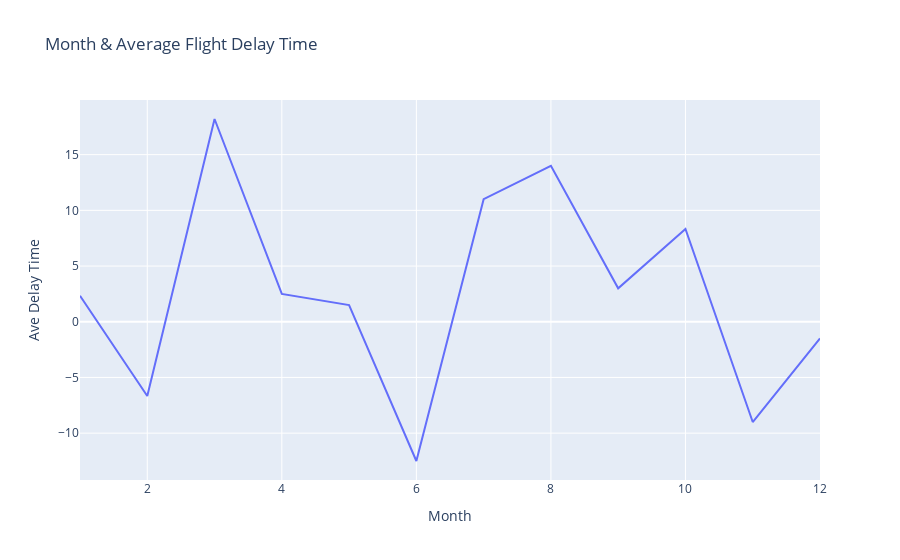

The notebook cell this image was saved under:
### Code cell
# create fig object with graph_objects
# x = Month, y = ArrDelay (line)
fig = go.Figure(data=go.Scatter(x=delay_line['Month'],y=delay_line['ArrDelay'],mode='lines'))
# update layout and add title and x & y axis
fig.update_layout(title='Month & Average Flight Delay Time',xaxis_title='Month',yaxis_title='Ave Delay Time')
# display
fig.show()

### Figure 1 — Plotly figure (JSON) as saved in the notebook; plotly's stock layout.template omitted (floating-point values rounded to 4 significant figures)
{"data": [{"mode": "lines", "type": "scatter", "x": [1, 2, 3, 4, 5, 6, 7, 8, 9, 10, 11, 12], "y": [2.333, -6.667, 18.2, 2.5, 1.5, -12.5, 11, 14, 3, 8.333, -9, -1.5]}], "layout": {"title": {"text": "Month & Average Flight Delay Time"}, "xaxis": {"title": {"text": "Month"}}, "yaxis": {"title": {"text": "Ave Delay Time"}}}}
